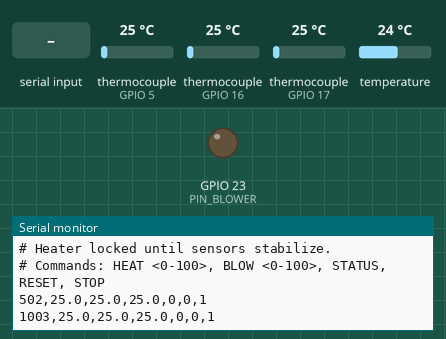
Simulated run of this program. Board: ESP32. Parts: output pins drawn as LEDs (lit = HIGH), the last lines printed to the serial monitor. The test bench sets the inputs (shaded band); at power-on: thermocouple (sensors on GPIO 5, GPIO 16, GPIO 17) 25 °C, temperature 24 °C.

Above: at 1.2 s.
1.3 s: "HEAT \n" received over Serial
At 1.46 s:
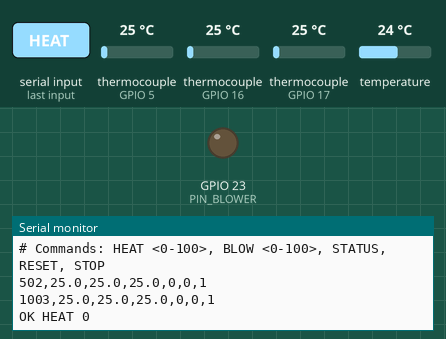
2.8 s: "BLOW \n" received over Serial
At 2.96 s:
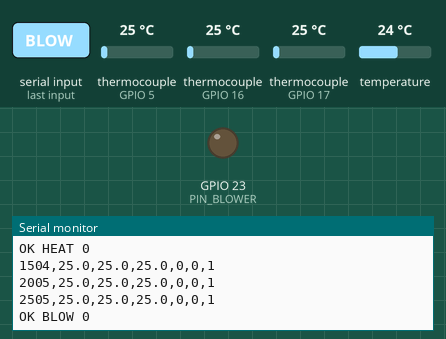
4.3 s: "STATUS\n" received over Serial
At 4.46 s:
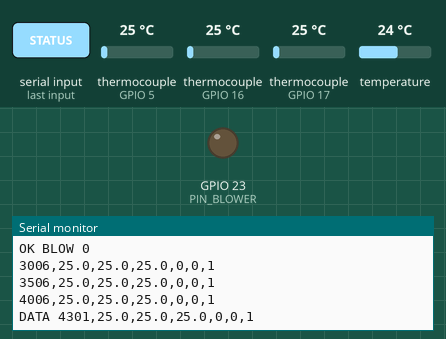
Timing chart, 0 to 7.3 s (numbered marks = the images above; inputs shaded):
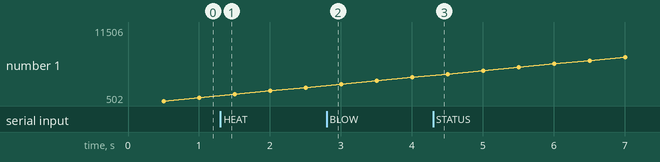

Measured:
- after the input at 1.3 s, the serial monitor: prints a new line at once (image 1)
- after the input at 2.8 s, the serial monitor: prints a new line at once (image 2)
- after the input at 4.3 s, the serial monitor: prints a new line at once (image 3)
- plotted number 1: 1003 → 2505 after the input at 1.3 s, 2505 → 4006 after the input at 2.8 s

The program:

main.cpp
```cpp
#include <Arduino.h>
#include <esp_task_wdt.h>
#include "config.h"
#include "safety.h"
#include "sensors.h"
#include "heater.h"
#include "blower.h"
#include "control.h"
#include "logging.h"
#include "command.h"

static unsigned long last_sensor_poll = 0;

void setup() {
    Serial.begin(SERIAL_BAUD);
    Serial.println("# Roaster v" ROASTER_VERSION " starting");

    // E1/F2: Enable ESP32 Task Watchdog Timer.
    // If loop() stops feeding the watchdog for WDT_TIMEOUT_S seconds,
    // the ESP32 resets — which de-energizes the SSR (GPIO defaults to
    // input/low on reset), shutting off the heater.
    esp_task_wdt_init(WDT_TIMEOUT_S, true);
    esp_task_wdt_add(NULL);

    // F4: Init safety FIRST so it can enforce startup grace period.
    // Heater and blower init ensure outputs are safe (LOW/off) at GPIO level.
    // Safety starts in STARTUP state and will not allow heater until
    // SAFETY_STARTUP_GOOD_READS consecutive clean TC reads are received.
    safety_init();
    sensors_init();
    heater_init();
    blower_init();
    control_init();
    logging_init();
    command_init();

    Serial.println("# Init complete. Startup grace period active.");
    Serial.println("# Heater locked until sensors stabilize.");
    Serial.println("# Commands: HEAT <0-100>, BLOW <0-100>, STATUS, RESET, STOP");
}

void loop() {
    // E1/F2: Feed hardware watchdog every loop iteration
    esp_task_wdt_reset();

    unsigned long now = millis();

    // F6: Poll sensors every loop iteration to minimize data staleness.
    // The MAX31855 conversion time is ~100ms, so we still gate on
    // SENSOR_POLL_INTERVAL_MS to avoid hammering SPI faster than the
    // chip can convert, but safety_check() will fault if data goes stale.
    if (now - last_sensor_poll >= SENSOR_POLL_INTERVAL_MS) {
        last_sensor_poll = now;
        sensors_update();
    }

    // Safety check — ALWAYS runs, ALWAYS authoritative
    safety_check();

    // Control logic
    control_update();

    // Actuator outputs
    heater_update();
    blower_update();

    // Data logging (2 Hz)
    logging_update();

    // Serial command processing
    command_update();
}
```

blower.cpp
```cpp
#include "blower.h"
#include "config.h"

static uint8_t speed_percent = 0;

void blower_init() {
    // E11: Use explicit LEDC configuration for 25 kHz PWM.
    // analogWrite() on ESP32 defaults to ~1 kHz which is audible and
    // suboptimal for brushless DC motor control.
    ledcSetup(BLOWER_PWM_CHANNEL, BLOWER_PWM_FREQ, BLOWER_PWM_RESOLUTION);
    ledcAttachPin(PIN_BLOWER, BLOWER_PWM_CHANNEL);
    ledcWrite(BLOWER_PWM_CHANNEL, 0);
    speed_percent = 0;
}

void blower_set_speed(uint8_t percent) {
    if (percent > 100) percent = 100;
    speed_percent = percent;
}

uint8_t blower_get_speed() {
    return speed_percent;
}

void blower_update() {
    uint8_t pwm_val = map(speed_percent, 0, 100, 0, 255);
    ledcWrite(BLOWER_PWM_CHANNEL, pwm_val);
}

bool blower_is_running() {
    return speed_percent > 0;
}
```

blower.h
```cpp
#ifndef ROASTER_BLOWER_H
#define ROASTER_BLOWER_H

#include <Arduino.h>

// Initialize blower control output
void blower_init();

// Set blower speed (0-100%)
void blower_set_speed(uint8_t percent);

// Get current commanded speed
uint8_t blower_get_speed();

// Called every loop — manages blower output
void blower_update();

// Returns true if blower is running (speed > 0)
bool blower_is_running();

#endif // ROASTER_BLOWER_H
```

command.cpp
```cpp
#include "command.h"
#include "config.h"
#include "control.h"
#include "heater.h"
#include "blower.h"
#include "safety.h"
#include "sensors.h"

static char cmd_buffer[64];
static uint8_t cmd_pos = 0;

void command_init() {
    cmd_pos = 0;
    memset(cmd_buffer, 0, sizeof(cmd_buffer));
}

static void process_command(const char* cmd) {
    // HEAT <percent>
    if (strncmp(cmd, "HEAT ", 5) == 0) {
        int val = atoi(cmd + 5);
        if (val < 0 || val > 100) {
            Serial.println("ERR HEAT value must be 0-100");
            return;
        }
        control_set_heater((uint8_t)val);
        Serial.print("OK HEAT ");
        Serial.println(val);
        return;
    }

    // BLOW <percent>
    if (strncmp(cmd, "BLOW ", 5) == 0) {
        int val = atoi(cmd + 5);
        if (val < 0 || val > 100) {
            Serial.println("ERR BLOW value must be 0-100");
            return;
        }
        control_set_blower((uint8_t)val);
        Serial.print("OK BLOW ");
        Serial.println(val);
        return;
    }

    // STATUS
    if (strcmp(cmd, "STATUS") == 0) {
        Serial.print("DATA ");
        Serial.print(millis());
        for (int i = 0; i < TC_COUNT; i++) {
            Serial.print(',');
            float t = sensors_get_temp(i);
            if (isnan(t)) Serial.print("NaN");
            else Serial.print(t, 1);
        }
        Serial.print(',');
        Serial.print(heater_get_duty());
        Serial.print(',');
        Serial.print(blower_get_speed());
        Serial.print(',');
        Serial.println((int)safety_get_state());
        return;
    }

    // RESET
    if (strcmp(cmd, "RESET") == 0) {
        if (safety_reset()) {
            Serial.println("OK RESET");
        } else {
            Serial.println("ERR RESET conditions not clear");
        }
        return;
    }

    // STOP
    if (strcmp(cmd, "STOP") == 0) {
        heater_force_off();
        blower_set_speed(0);
        Serial.println("OK STOP");
        return;
    }

    Serial.print("ERR unknown command: ");
    Serial.println(cmd);
}

void command_update() {
    while (Serial.available()) {
        char c = Serial.read();
        if (c == '\n' || c == '\r') {
            if (cmd_pos > 0) {
                cmd_buffer[cmd_pos] = '\0';
                process_command(cmd_buffer);
                cmd_pos = 0;
            }
        } else if (cmd_pos < sizeof(cmd_buffer) - 1) {
            cmd_buffer[cmd_pos++] = c;
        }
        // F9: Characters beyond buffer capacity are silently discarded.
        // No overflow possible — cmd_pos is bounded by sizeof(cmd_buffer) - 1.
    }
}
```

command.h
```cpp
#ifndef ROASTER_COMMAND_H
#define ROASTER_COMMAND_H

#include <Arduino.h>

// Initialize command interface (serial)
void command_init();

// Check for and process incoming serial commands
void command_update();

// Command format (text-based, newline-terminated):
//   HEAT <0-100>     Set heater duty %
//   BLOW <0-100>     Set blower speed %
//   COOL             Enter cooling mode: heater 0%, blower 100% (DR-005)
//   STATUS           Request current state (one-shot)
//   RESET            Reset safety fault (if conditions clear)
//   STOP             Emergency stop: heater off, blower off
//
// Response format:
//   OK <echo>        Command accepted
//   ERR <message>    Command rejected
//   DATA <csv>       Status response

#endif // ROASTER_COMMAND_H
```

control.cpp
```cpp
#include "control.h"
#include "config.h"
#include "heater.h"
#include "blower.h"
#include "safety.h"

static ControlMode mode = ControlMode::MANUAL;

void control_init() {
    mode = ControlMode::MANUAL;
}

void control_update() {
    // In manual mode, heater and blower commands are set directly
    // via control_set_heater() and control_set_blower() from the
    // command interface. Nothing to compute here.

    // Future: PID loop on TC1 for process air temperature control
    // Future: Profile follower for automated roast curves
}

void control_set_heater(uint8_t percent) {
    if (!safety_is_ok()) return;
    heater_set_duty(percent);
}

void control_set_blower(uint8_t percent) {
    blower_set_speed(percent);
}

ControlMode control_get_mode() {
    return mode;
}
```

control.h
```cpp
#ifndef ROASTER_CONTROL_H
#define ROASTER_CONTROL_H

#include <Arduino.h>

// Control modes
enum class ControlMode {
    MANUAL,     // Operator sets heater % and blower % directly
    COOLING,    // Heater 0%, blower 100%, monitoring TC2 for cool-down (DR-005)
    // Future modes:
    // PID_PROCESS_AIR,  // Closed-loop on TC1
    // PROFILE,          // Follow a time-temperature profile
};

// Initialize control layer
void control_init();

// Process one control cycle — called every loop
void control_update();

// Manual mode commands
void control_set_heater(uint8_t percent);
void control_set_blower(uint8_t percent);

// Cooling mode (DR-005): heater off, blower 100%, notify when TC2 < COOL_TARGET_TEMP_C
void control_enter_cooling();

// Query
ControlMode control_get_mode();

#endif // ROASTER_CONTROL_H
```

heater.cpp
```cpp
#include "heater.h"
#include "config.h"
#include "safety.h"

static uint8_t duty_percent = 0;
static bool forced_off = false;
static bool output_state = false;
static unsigned long period_start_ms = 0;

void heater_init() {
    pinMode(PIN_SSR, OUTPUT);
    digitalWrite(PIN_SSR, LOW);
    duty_percent = 0;
    forced_off = false;
    output_state = false;
}

void heater_set_duty(uint8_t percent) {
    if (percent > 100) percent = 100;
    duty_percent = percent;
}

uint8_t heater_get_duty() {
    return duty_percent;
}

void heater_update() {
    // Safety override — always check first
    if (forced_off || !safety_heater_allowed()) {
        digitalWrite(PIN_SSR, LOW);
        output_state = false;
        return;
    }

    unsigned long now = millis();
    unsigned long elapsed = now - period_start_ms;

    // Start new period
    if (elapsed >= HEATER_PERIOD_MS) {
        period_start_ms = now;
        elapsed = 0;
    }

    // Burst-fire: ON for (duty_percent / 100) of the period
    unsigned long on_time = (unsigned long)duty_percent * HEATER_PERIOD_MS / 100;

    if (elapsed < on_time && duty_percent > 0) {
        digitalWrite(PIN_SSR, HIGH);
        output_state = true;
    } else {
        digitalWrite(PIN_SSR, LOW);
        output_state = false;
    }
}

void heater_force_off() {
    forced_off = true;
    duty_percent = 0;
    digitalWrite(PIN_SSR, LOW);
    output_state = false;
}

void heater_clear_forced_off() {
    // F5/E3: Only called by safety_reset() after validating all conditions are safe.
    // Does NOT re-enable the heater — just clears the latch so future commands work.
    forced_off = false;
}

bool heater_is_on() {
    return output_state;
}
```

heater.h
```cpp
#ifndef ROASTER_HEATER_H
#define ROASTER_HEATER_H

#include <Arduino.h>

// Initialize heater control GPIO — heater starts OFF
void heater_init();

// Set heater duty cycle (0-100%)
// Ignored if safety system has not cleared heater operation
void heater_set_duty(uint8_t percent);

// Get current commanded duty cycle
uint8_t heater_get_duty();

// Called every loop — manages burst-fire timing
void heater_update();

// Force heater off immediately — called by safety system
void heater_force_off();

// Clear forced_off latch — only called by safety_reset() after conditions validate (F5/E3)
void heater_clear_forced_off();

// Returns true if heater output is currently energized
bool heater_is_on();

#endif // ROASTER_HEATER_H
```

logging.cpp
```cpp
#include "logging.h"
#include "config.h"
#include "sensors.h"
#include "heater.h"
#include "blower.h"
#include "safety.h"

static unsigned long last_log_ms = 0;

void logging_init() {
    last_log_ms = 0;
}

void logging_update() {
    unsigned long now = millis();
    if (now - last_log_ms < LOG_INTERVAL_MS) return;
    last_log_ms = now;

    // Output CSV-style data line:
    // timestamp_ms, tc1, tc2, tc3, heater_pct, blower_pct, safety_state
    //
    // TODO: Replace with Artisan-compatible protocol (Modbus or serial command/response)
    // For now, continuous CSV stream for development and testing.

    Serial.print(now);
    Serial.print(',');

    for (int i = 0; i < TC_COUNT; i++) {
        float temp = sensors_get_temp(i);
        if (isnan(temp)) {
            Serial.print("NaN");
        } else {
            Serial.print(temp, 1);
        }
        Serial.print(',');
    }

    Serial.print(heater_get_duty());
    Serial.print(',');
    Serial.print(blower_get_speed());
    Serial.print(',');
    Serial.println((int)safety_get_state());
}
```

logging.h
```cpp
#ifndef ROASTER_LOGGING_H
#define ROASTER_LOGGING_H

#include <Arduino.h>

// Initialize logging subsystem
void logging_init();

// Called at LOG_INTERVAL_MS — outputs current state to serial
void logging_update();

#endif // ROASTER_LOGGING_H
```

safety.cpp
```cpp
#include "safety.h"
#include "config.h"
#include "sensors.h"
#include "heater.h"
#include "blower.h"

static SafetyState current_state = SafetyState::STARTUP;
static uint8_t startup_good_reads = 0;
static float prev_tc1 = NAN;
static unsigned long prev_tc1_time_ms = 0;

void safety_init() {
    current_state = SafetyState::STARTUP;
    startup_good_reads = 0;
    prev_tc1 = NAN;
    prev_tc1_time_ms = 0;
    // E12: Do NOT call heater_force_off() here — heater_init() already
    // ensures safe state, and calling force_off would latch the forced_off
    // flag before the system even starts.
}

SafetyState safety_check() {
    // --- Startup grace period (F4) ---
    // TCs start faulted. Wait for N consecutive good reads across all TCs
    // before transitioning to OK and allowing heater operation.
    if (current_state == SafetyState::STARTUP) {
        heater_force_off();
        bool all_good = true;
        for (int i = 0; i < TC_COUNT; i++) {
            if (sensors_has_fault(i)) {
                all_good = false;
                break;
            }
        }
        if (all_good) {
            startup_good_reads++;
            if (startup_good_reads >= SAFETY_STARTUP_GOOD_READS) {
                current_state = SafetyState::OK;
                heater_clear_forced_off();
            }
        } else {
            startup_good_reads = 0;
        }
        return current_state;
    }

    // --- Already in fault — keep heater off, wait for reset ---
    if (current_state != SafetyState::OK) {
        heater_force_off();
        return current_state;
    }

    // --- Airflow interlock (E4/F3) ---
    // Heater must never run without blower confirmation
    if (!blower_is_running()) {
        if (heater_is_on() || heater_get_duty() > 0) {
            safety_trigger_fault(SafetyState::FAULT_AIRFLOW);
            return current_state;
        }
    }

    // --- TC1 (process air) over-temp (F1: NAN guard) ---
    float tc1 = sensors_get_temp(0);
    if (isnan(tc1) || tc1 > SAFETY_MAX_PROCESS_TEMP_C) {
        safety_trigger_fault(SafetyState::FAULT_OVERTEMP);
        return current_state;
    }

    // --- TC3 (exhaust) over-temp (F1: NAN guard) ---
    float tc3 = sensors_get_temp(2);
    if (isnan(tc3) || tc3 > SAFETY_MAX_EXHAUST_TEMP_C) {
        safety_trigger_fault(SafetyState::FAULT_OVERTEMP);
        return current_state;
    }

    // --- Stale sensor data check (F6) ---
    unsigned long now = millis();
    if (sensors_get_age_ms() > SAFETY_SENSOR_STALE_MS) {
        safety_trigger_fault(SafetyState::FAULT_TC);
        return current_state;
    }

    // --- Rate-of-change detection (F7) ---
    if (!isnan(prev_tc1) && !isnan(tc1) && prev_tc1_time_ms > 0) {
        float dt_sec = (now - prev_tc1_time_ms) / 1000.0f;
        if (dt_sec > 0.0f) {
            float rate = fabsf(tc1 - prev_tc1) / dt_sec;
            if (rate > SAFETY_MAX_RATE_C_PER_S) {
                safety_trigger_fault(SafetyState::FAULT_RATE);
                return current_state;
            }
        }
    }
    prev_tc1 = tc1;
    prev_tc1_time_ms = now;

    // --- TC fault check (E13: consecutive fault counter is in sensors.cpp) ---
    for (int i = 0; i < TC_COUNT; i++) {
        if (sensors_has_fault(i)) {
            safety_trigger_fault(SafetyState::FAULT_TC);
            return current_state;
        }
    }

    return current_state;
}

void safety_trigger_fault(SafetyState fault) {
    current_state = fault;
    heater_force_off();
}

bool safety_reset() {
    // F5/E2/E3/F8: Gate reset on actual conditions
    // Only allow reset if:
    //   1. All TCs are reading valid (no faults)
    //   2. All temps are below safe threshold with hysteresis
    //   3. Blower state is acceptable

    for (int i = 0; i < TC_COUNT; i++) {
        if (sensors_has_fault(i)) {
            return false;
        }
    }

    float tc1 = sensors_get_temp(0);
    float tc2 = sensors_get_temp(1);
    float tc3 = sensors_get_temp(2);

    if (isnan(tc1) || isnan(tc2) || isnan(tc3)) {
        return false;
    }

    if (tc1 > SAFETY_RESET_TEMP_C || tc2 > SAFETY_RESET_TEMP_C || tc3 > SAFETY_RESET_TEMP_C) {
        return false;
    }

    // Conditions clear — reset state and clear the forced_off latch (F5/E3)
    current_state = SafetyState::OK;
    heater_clear_forced_off();
    prev_tc1 = NAN;
    prev_tc1_time_ms = 0;
    return true;
}

SafetyState safety_get_state() {
    return current_state;
}

bool safety_is_ok() {
    return current_state == SafetyState::OK;
}

bool safety_heater_allowed() {
    return current_state == SafetyState::OK;
}

bool safety_startup_complete() {
    return current_state != SafetyState::STARTUP;
}
```

safety.h
```cpp
#ifndef ROASTER_SAFETY_H
#define ROASTER_SAFETY_H

#include <Arduino.h>

// Safety system states
enum class SafetyState {
    STARTUP,        // Waiting for sensors to stabilize (F4)
    OK,             // No faults, normal operation allowed
    FAULT_OVERTEMP, // Over-temperature detected
    FAULT_TC,       // Thermocouple fault (open/short/timeout)
    FAULT_AIRFLOW,  // Airflow loss detected
    FAULT_RATE,     // Runaway rate-of-change detected (F7)
    FAULT_GENERAL   // Catch-all fault
};

// Initialize safety system — must be called before any actuator use
void safety_init();

// Called every loop iteration — checks all safety conditions
// Returns current safety state
SafetyState safety_check();

// Force the system into fault state (callable from any module)
void safety_trigger_fault(SafetyState fault);

// Reset fault state — requires operator action
// Returns true if reset was successful (conditions must be clear)
bool safety_reset();

// Query current state
SafetyState safety_get_state();
bool safety_is_ok();

// Returns true if heater is allowed to operate
bool safety_heater_allowed();

// Returns true if startup grace period has completed (F4)
bool safety_startup_complete();

#endif // ROASTER_SAFETY_H
```

Source omitted: sensors.cpp (2119 bytes), sensors.h (822 bytes), config.h (2950 bytes)
